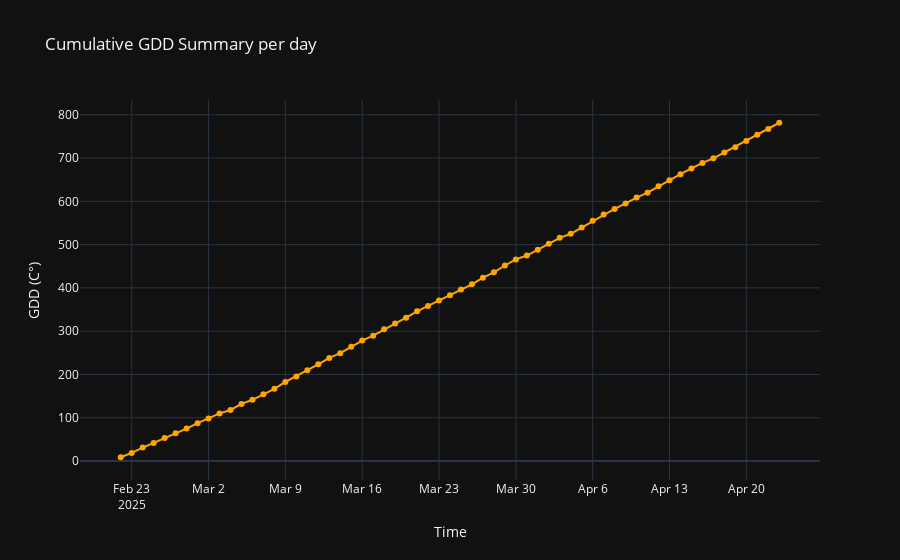

Write notebook code for a chart like this one.
### Code cell
fig_gdd = go.Figure()

# Now x = df.index
fig_gdd.add_trace(go.Scatter(x=temp_data_day.index, y=temp_data_day[('Temp', 'GDD_cum')], 
                         mode='lines+markers', 
                         name='Mean GDD',
                         line=dict(color='#FFA500'),
                         marker=dict(color='#FFA500')))

# Add titles and labels
fig_gdd.update_layout(
    title='Cumulative GDD Summary per day',
    xaxis_title='Time',
    yaxis_title='GDD (C°)',
    template='plotly_dark'
)

# Show the plot
fig_gdd.show()
